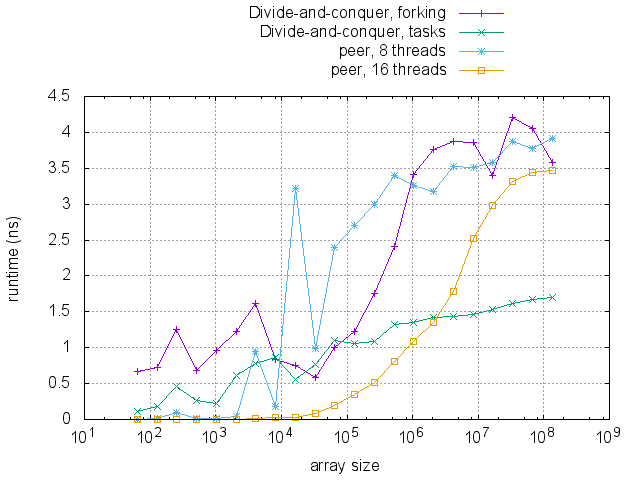

Write gnuplot code to recreate this figure.
set term term_type
set output output_file
set logscale x
set key outside;
set key center top;
set format x "10^{%L}"
set ylabel "runtime (ns)"
set xlabel "array size"
set grid;
plot\
 '< paste timings_serial.dat timings_fork.dat' using 1:($2/$4) w lp title 'Divide-and-conquer, forking',\
 '< paste timings_serial.dat timings_tasks.dat' using 1:($2/$4) w lp title 'Divide-and-conquer, tasks',\
 '< paste timings_serial.dat timings_peer_8.dat' using 1:($2/$4) w lp title 'peer, 8 threads',\
 '< paste timings_serial.dat timings_peer_16.dat' using 1:($2/$4) w lp title 'peer, 16 threads'
set output
